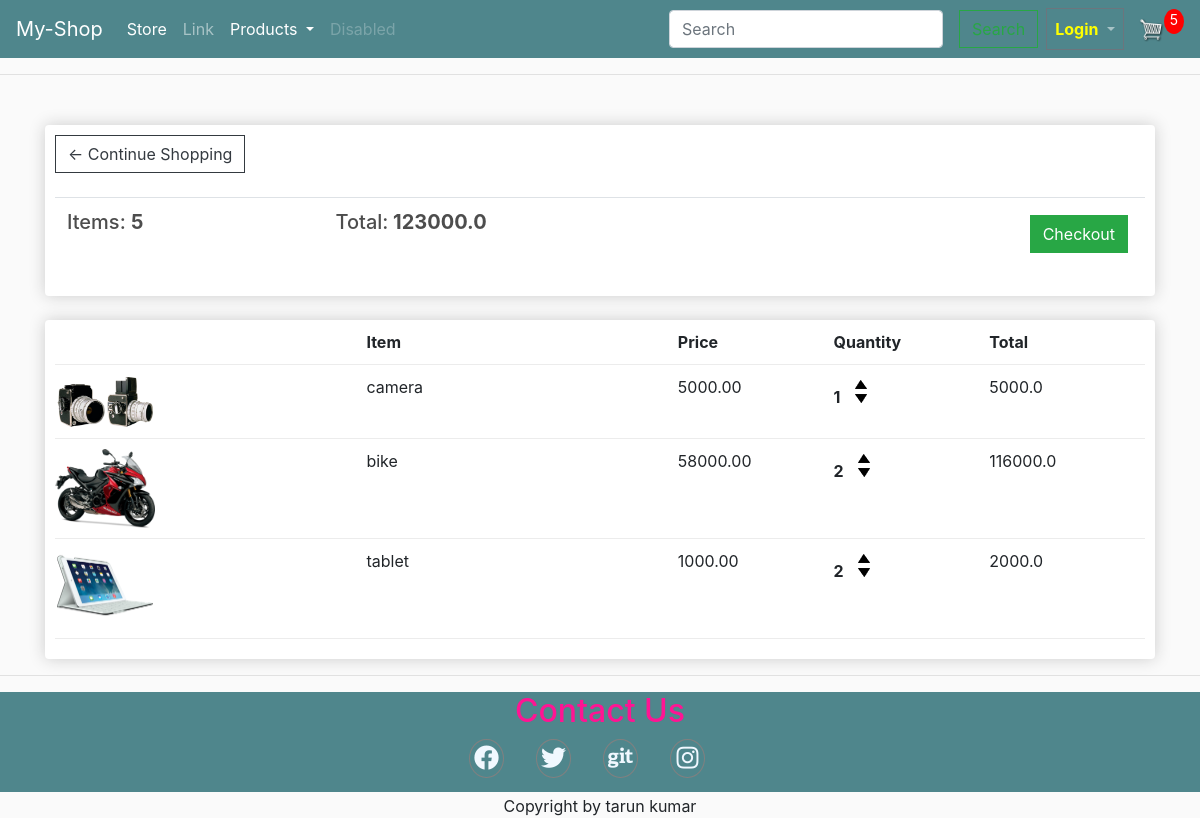
The app's page /cart/ (signed in) with its own data.
### store/models.py (models this page shows, shortened)
class Order(models.Model):
    customer = models.ForeignKey(Customer, on_delete=models.SET_NULL, blank=True,null=True)
    date_order = models.DateTimeField( auto_now_add=True)
    complete =  models.BooleanField(default=False,null=True,blank=False)
    transaction_id = models.CharField( max_length=200,null=True)
    @property
    def get_cart_total(self):
        orderitems = self.orderitem_set.all()
        total = sum([item.get_total for item in orderitems])
        return total
    @property
    def get_cart_items(self):
        orderitems = self.orderitem_set.all()
        total = sum([item.quantity for item in orderitems])
        return total

class OrderItem(models.Model):
    product = models.ForeignKey(Product, on_delete=models.SET_NULL, blank=True,null=True)
    order = models.ForeignKey(Order, on_delete=models.SET_NULL, blank=True,null=True)
    quantity = models.IntegerField(default=0, null=True,blank=True)
    date_added = models.DateTimeField(auto_now_add=True)
    @property
    def get_total(self):
        total = self.product.price * self.quantity
        return total

class Product(models.Model):
    name = models.CharField(null=True, max_length=50)
    modeltype = models.CharField(null=True, max_length=50)
    price = models.FloatField()
    productDetail = models.TextField(null=True,blank=True)
    degital = models.BooleanField(default=False,null=True,blank=False)
    image = models.ImageField(null=True,blank=True)
    @property
    def imageURL(self):
        try:
            url = self.image.url
        except:
            url = ''
        return url

### store/views.py (the view)
# urls.py: path('cart/', views.cart, name="cart"),
def cart(request):
	if request.user.is_authenticated:
		customer = request.user.customer
		order,created = Order.objects.get_or_create(customer=customer,complete=False)
		items = order.orderitem_set.all()
		cartItems = order.get_cart_items
	else:
		items = []
		order = {'get_cart_total':0, 'get_cart_item':0,'shipping':False}
		cartItems = order.get_cart_items
		return redirect('login_attampt')
	context = {'items':items,'order':order,'cartItems':cartItems}
	return render(request, 'store/cart.html', context)

### store/templates/store/cart.html
{% extends 'store/main.html' %}
{% load static %}
{% block content %}
	<div class="row">
		<div class="col-lg-12">
			<div class="box-element">
				<a  class="btn btn-outline-dark" href="{% url 'store' %}">&#x2190; Continue Shopping</a>
				<br>
				<br>
				<table class="table">
					<tr>
						<th><h5>Items: <strong>{{order.get_cart_items}}</strong></h5></th>
						<th><h5>Total:<strong> {{order.get_cart_total}}</strong></h5></th>
						<th>
							<a  style="float:right; margin:5px;" class="btn btn-success" href="{% url 'checkout' %}">Checkout</a>
						</th>
					</tr>
				</table>
			</div>
			<br>
			<div class="box-element">
				<div class="cart-row">
					<div style="flex:2"></div>
					<div style="flex:2"><strong>Item</strong></div>
					<div style="flex:1"><strong>Price</strong></div>
					<div style="flex:1"><strong>Quantity</strong></div>
					<div style="flex:1"><strong>Total</strong></div>
				</div>
				{% for item in items %}
				<div class="cart-row">
					<div style="flex:2"><img class="row-image" src="{{item.product.imageURL}}"></div>
					<div style="flex:2"><p>{{item.product.name}}</p></div>
					<div style="flex:1"><p>{{item.product.price|floatformat:2}}</p></div>
					<div style="flex:1">
						<p class="quantity">{{item.quantity}}</p>
						<div class="quantity">
							<img data-product="{{item.product.id}}"data-action="add" class="chg-quantity update-cart" src="{% static  'images/arrow-up.png' %}">
							<img data-product="{{item.product.id}}"data-action="remove" class="chg-quantity update-cart" src="{% static  'images/arrow-down.png' %}">
						</div>
					</div>
					<div style="flex:1"><p>{{item.get_total}}</p></div>
				</div>
				{% endfor %}
			</div>
		</div>
	</div>
{% endblock content %}

### static/css/main.css (style rules this page uses)
body { background-color: hsl(0, 0%, 98%); }
h1, h2, h3, h4, h5, h6 { color: hsl(0, 0%, 30%); }
.box-element { box-shadow: hsl(0, 0%, 80%) 0 0 16px; background-color: #fff; border-radius: 4px; padding: 10px; }
.col-lg-4, .col-lg-6, .col-lg-8, .col-lg-12 { margin-top: 10px; }
.btn { border-radius: 0; }
.row-image { width: 100px; }
.cart-row { display: flex; align-items: flex-stretch; padding-bottom: 10px; margin-bottom: 10px; border-bottom: 1px solid #ececec; }
.quantity { display: inline-block; font-weight: 700; padding-right: 10px; }
.chg-quantity { width: 12px; cursor: pointer; display: block; margin-top: 5px; transition: .1s; }

### records on screen
Order: get_cart_items "5", get_cart_total "123000.0"
OrderItem: product.imageURL (picture), product.name "camera", product.price "5000.00", quantity "1", get_total "5000.0"
OrderItem: product.imageURL (picture), product.name "bike", product.price "58000.00", quantity "2", get_total "116000.0"
OrderItem: product.imageURL (picture), product.name "tablet", product.price "1000.00", quantity "2", get_total "2000.0"

### other values on screen
{{ cartItems }} "5"
